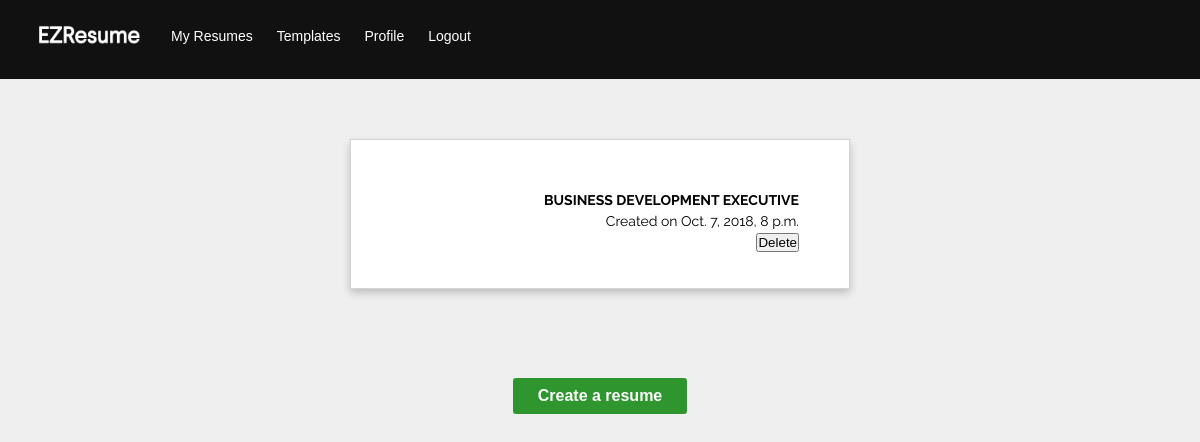
Screenshot of /app/ (signed in) with the database file from the repository.
### resumes/models.py (models this page shows, shortened)
class Resume(models.Model):
    name = models.CharField(max_length=255)
    created_at = models.DateTimeField(auto_now_add=True, editable=False)
    updated_at = models.DateTimeField(auto_now=True)
    user = models.ForeignKey(User, on_delete=models.CASCADE)

### resumes/views.py (the view)
# urls.py: path('', views.my_resumes, name='my-resumes'),
@login_required()
def my_resumes(request):
    resumes = Resume.objects.all()
    if request.method == 'POST':
        form = ResumeForm(request.POST)
        if form.is_valid():
            temp = form.save(commit=False)
            temp.user = request.user
            temp.save()
            messages.success(request, 'Your resume has been created!')
            return HttpResponseRedirect(reverse('resumes:edit-profile-form'))
    else:
        form = ResumeForm()
    return render(request, 'resumes/my_resumes.html', {'resumes': resumes, 'form': form})

### resumes/forms.py
class ResumeForm(forms.Form):
    name = forms.CharField(label='Resume name', max_length=255)

### resumes/templates/resumes/my_resumes.html (shortened to what this page needs)
{% extends 'resumes/layout.html' %}
{% load static %}
{% block content %}
    <div class="wrapper">
    {% for resume in resumes %}
       <div class="resume-box">
            <div class="container">
                <p class="resume-name">{{ resume.name }}</p>
                <p>Created on {{ resume.created_at }}</p>
                <form action="{% url 'resumes:delete-resume' pk=resume.id %}">
                    <input type="submit" class="confirm-delete" value="Delete" />
                </form>
            </div>
        </div>
    {% empty %}
        <div class="empty-state-box">
            <img src="{% static 'resumes/images/resume-empty-icon.png' %}" class="centered">
            <p class="empty-state-text"><b>You currently don't have any resumes.</b><br>Create one and
                start building your very first resume</p>
        </div>
    {% endfor %}
        <div class="button-box">
            <a href="{% url 'resumes:create-resume' %}" class="button">Create a resume</a>
        </div>
    </div>
{% endblock %}

### resumes/static/resumes/css/main.css (style rules this page uses)
* { margin: 0; padding: 0; box-sizing: border-box; }
html { background-color: #efefef; }
body { font:14px/1.5 'Raleway', sans-serif; margin:0; }
.button { text-decoration: none; font: bold 14px/1 'Raleway-Medium', sans-serif; color: white; background-color: green; padding: 10px 25px; border-radius: 3px; opacity: 0.8; font-size: 16px; display: inline-block; margin: 4px; outline: none; transition: 0.2s ease; }
.button-box { display: block; padding-top: 75px; }
.wrapper { text-align: center; padding-top: 50px; }
.resume-box { box-shadow: 0 4px 8px 0 rgba(0,0,0,0.2); transition: 0.2s; height: 150px; width: 500px; display: inline-block; border: 1px solid lightgray; margin: 10px; background-color: white; text-align: right; }
.container { padding: 50px; }
.resume-name { text-transform: uppercase; font-weight: bold; }

### rows the page displays
Resume: name "BUSINESS DEVELOPMENT EXECUTIVE", created_at "Oct. 7, 2018, 8 p.m."
